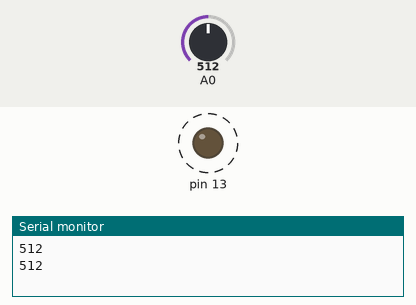
Simulated run of this sketch. Board: Arduino Uno, built with avr-gcc and run on an emulated ATmega328P. Parts: output pins drawn as LEDs (lit = HIGH), the last lines printed to the serial monitor. Dashed ring = blinking. The inputs (shaded band) are chosen by the test bench; at power-on: A0 = 512.

Above: at 1.8 s.
1.9 s: A0 set to 306
At 2.2 s:
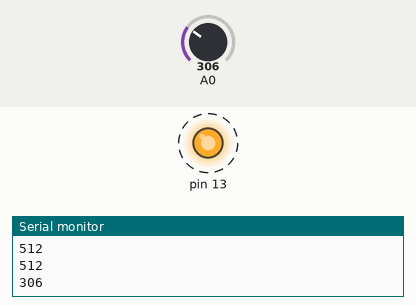
5.4 s: A0 set to 122
At 5.57 s:
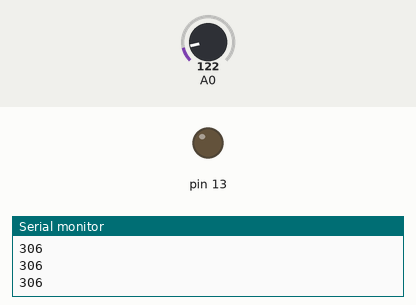
Timing chart, 0 to 14.9 s (numbered marks = the images above; inputs shaded):
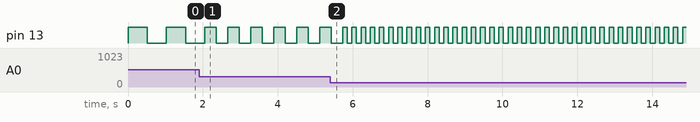

The sketch:

_led_blink1.ino
```cpp
// C++ code
//
int  senv=0;
void setup()
{
  pinMode(A0,INPUT);
  pinMode(13, OUTPUT);
  Serial.begin(9600);
}

void loop()
{

  senv=analogRead(A0);
  Serial.println(senv);
  delay(1);
  digitalWrite(13, HIGH);
  delay(senv); // Wait for 1000 millisecond(s)
  digitalWrite(13, LOW);
  delay(senv); // Wait for 1000 millisecond(s)
}
```

Measured:
- after the input at 1.9 s, pin 13: alternates HIGH for 0.31 s and LOW for 0.31 s, starting after 0.46 s
- by itself, pin 13: alternates HIGH for 0.51 s and LOW for 0.51 s
